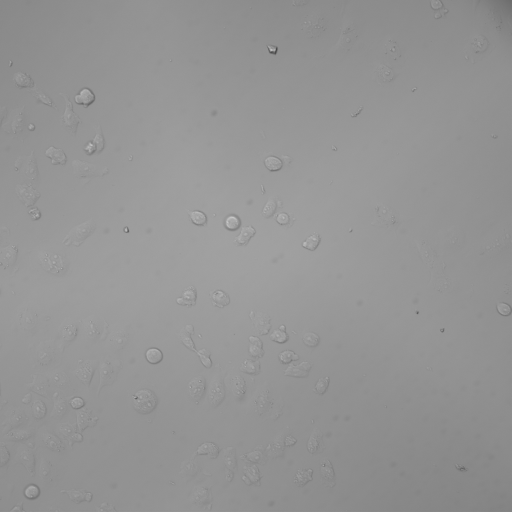
#> input picture Data/L1Data/HAC-Cit-KRAB+dox_w1DIC_s41_t251.TIF, 512 x 512 px, found by its file name
$ jupyter execute --allow-errors Lesson1-Digital_Images_Episodes.ipynb   (shell and % lines are left out)
#> lines starting #> are read from the running program, lines starting #| are printed output that depends on the picture
# Lesson 1: Digital Images

Our goal today is to understand what a digital image is and how it is commonly represented as bits and bytes. We will cover the following topics:

- EPISODE 1: Load and View Data
    - Nevigate jupyter note books (5 mins)
    - Load data file (10 mins)
    - Load and use metadata (7 mins)
    - View images (3 mins)
    - Color maps and color science (10 mins)

- EPISODE 2: Study Image
    - Histogram the pixel values in the image (8 mins)
    - Bitdepth, File size, disk space, and memory (5 mins)
    - Indexing and arrays (8 mins)
    - Errors and debugs (15 mins)

## 1.Navigate Jypyter note books
5 minuts

### Notes about jupyter notebooks:
There are two modes of the notebook cells: Edit mode and Command mode:

From Edit mode (green-selected cell that you can type into)
   - Press ESC/click outside of the edit box: enters Command mode

From Command mode (blue-marked cell)
   - "a" enters a new cell above the selected cell
   - "b" enters a new cell below the selected cell
   - "dd" deletes the selected cell
   - "y" changes the cell type to python code
   - "m" changes the cell to markdown
   - Doulbe cliking on a markdown makes it into Command mode
   - "h" pulls up a help window
   - Press ENTER/click inside of the edit box: enters edit mode

   - SHIFT-ENTER runs the cell as code or markdown and selects the cell below

### Exercise: Practice using & navigating jupyter notebooks

- Double clike on this cell.
- Change this cell between Edit mode and Command mode.
- Add a new cell above and below this cell, then delete them.
- Change this cell to python code and run.
- Change this cell to markdown and run.

### Challenge: Practise more shotcuts in the help window

## 2. Load data file
10 minuts

### Load libraries
1 minute

First some boilerplate code to make it easier to access useful libraries, and to make it easier to visualize data in the notebook.

[cell 1]

import numpy as np
import matplotlib.pyplot as plt
import seaborn as sns

"%matplotlib inline" is a magic function to sets the backend of matplotlib to the 'inline' backend, which means plotting right after commond, and saving the results.

Now the `numpy` numerical array library is available as `np`.

Plotting functions are available with `plt`.

`seaborn`'s advanced plots are accessed through `sns`. Just importing `seaborn` at all makes `Matplotlib` look nicer.

### Build a comman data path
5 minuts

Let's set some defaults for the packages we just imported, which gets rid of grid line on our image plots!

Use bash commands to:
1. Clone the repository ... XYZ ...

2. Move into this folder  ~/XYZ/StanfordBIOS254-2019, where XYZ is your directory path (i.e. /Users/ahmedelkaffas/Documents/Repositories/DataLucense/StanfordBIOS254-2019)

3. Navigate to data, and we will load:
HAC-Cit-KRAB+dox_w1DIC_s41_t251 +
HAC-Cit-KRAB+dox_w2YFPled_s41_t251 +
HAC-Cit-KRAB+dox_w3RFPled_s41_t251

[cell 2]
cd /Users/ahmedelkaffas/Documents/Repositories/DataLucense/StanfordBIOS254-2019

The images in this folder are part of an experiment to determine the effects of drug A on the cells in the image. DMSO is the solvent/vehicle for drugA.  Thus the DMSO.tif file is the control condition and the drugA.tif is the test condition

Let's make a common data path for our class.

[cell 3]
data_path = "./Data/L1Data/"

### Load image file into Jupyter notebook
4 minutes

[cell 4]
from skimage.io import imread

[cell 5]
brt_data = imread(data_path + "HAC-Cit-KRAB+dox_w1DIC_s41_" + "t251.TIF")
#> brt_data is the input picture: shape (512, 512) uint16; min 18122, max 51295, mean 38103.2
ch1_data = imread(data_path + "HAC-Cit-KRAB+dox_w3RFPled_s41_" + "t251.TIF")
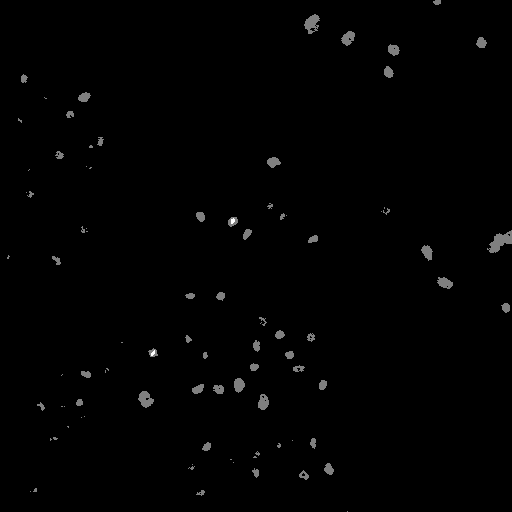
#> input picture Data/L1Data/HAC-Cit-KRAB+dox_w3RFPled_s41_t251.TIF, 512 x 512 px, found by its file name
#> ch1_data is the input picture: shape (512, 512) uint16; min 328, max 969, mean 376.4

[cell 6]
brt_data.shape #show students that you can do this with print ...
#> Out = (512, 512)

### Challenge: read in the third channel, check shape and size - what else can you learn about a NP array?
https://docs.scipy.org/doc/numpy/reference/arrays.ndarray.html#array-attributes

[cell 7]
ch2_data = imread(data_path + "HAC-Cit-KRAB+dox_w2YFPled_s41_" + "t251.TIF")
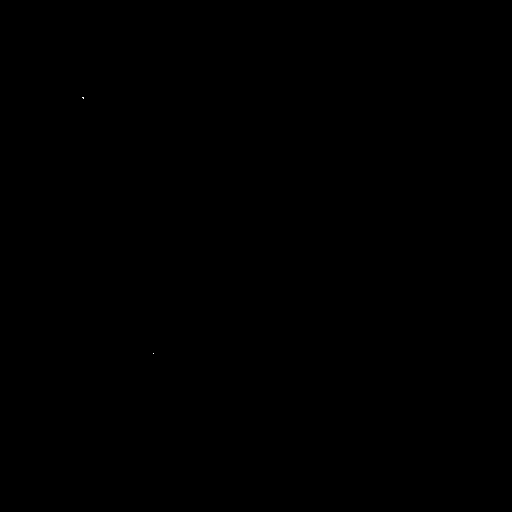
#> input picture Data/L1Data/HAC-Cit-KRAB+dox_w2YFPled_s41_t251.TIF, 512 x 512 px, found by its file name
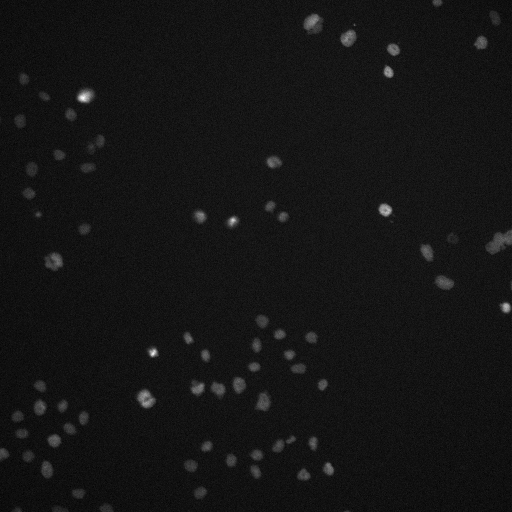
#> ch2_data: shape (512, 512) uint16; min 298, max 528, mean 317.2; drawn with min black and max white
print(ch2_data.shape)
#| (512, 512)
print(ch2_data.size)
#| 262144

(Get students to see what happend is they try to show both with and without print)

## 3. Metadata
7 minutes

`data` is a `numpy` array. it's shape indicates that it has four dimensions.  So, this file is more complex than a single two-dimensional data array.  Fortunately, our former lab member (or former self) has left behind a metadata file to decode what data are in this file.

### Load the metadata
5 minutes

Our former labmate has put the metadata into a file format called JSON. JSON files are easily loaded into python as the dictionary data type. Dictionaries in python are indexed with keys, which are strings instead of numerical indices (such as used in lists). To understand this concept, load the JSON file and examine it.

[cell 8]
import json
#> (the rest of this cell did not finish here and is left out)

#> (a cell that did not finish here is left out)

This is a bit difficult to digest, so let's work our way through the information

#> (a cell that did not finish here is left out)

#> (a cell that did not finish here is left out)

#> (a cell that did not finish here is left out)

### Exercise: Look at the information imported from the metadata file

print out the axes

#> (a cell that did not finish here is left out)

### Challenge:
Based on the metadata and the shape, what is a likely meaning of the four axes of ctl_data?

#> (a cell that did not finish here is left out)

### Use the metadata
2 minutes

It can be useful to organize your data into a dict instead of a numerical array when one of the dimensions of the array corresponds to something that is non-numerical in nature. Here, the channel dimension is stored as another dimension in the numerical array that is wt_data. To get the image corresponding to one of the channels, you would have to remember which of the channel slices corresponds to the channel you would like to see. Below we'll organize the data into a dict so that the channels can be indexed by an intuitive string and not a numerical index.

create a new dictionary that refers to one slice and all channeles

[cell 15]
ctl_slice = {}

#> (the rest of this cell did not finish here and is left out)

## 4. View image in iPython notebook
3 minutes

use seaborn package to suppress grid lines

[cell 16]
sns.set_style("dark")

get the dimensions of this single slice in pixels

[cell 17]
brt_data.shape
#> Out = (512, 512)

[cell 18]
plt.imshow(brt_data, cmap='gray')

## 5. Color maps and color science
10 mins

We had to specify how we wanted our colorless image to be rendered on our colorful screen, which is why we included `cmap=gray` (cmap for colormap).

If we wanted to visualize things in a more striking way, with false colors and more contrast, we could use a different colormap.

[cell 19]
plt.imshow(brt_data, cmap='jet')

[cell 20]
plt.imshow(brt_data, cmap = 'plasma')

### Exercise: Find your favorate color map
Which color map is better? Jet or plasma? Read the documentation for the matplotlib colormaps online and find your favorate color map.
Here is the link: https://matplotlib.org/users/colormaps.html

Any of the rainbow colormaps are bad colormaps because they are perceptually non-uniform.

## 6. Histogram the pixel values in the image
8 minutes

### Get bit depth of image
2 minutes

[cell 21]
brt_data.dtype

They are many kinds of data types. Here the data type is `uint16`.
 `uint16` means "unsigned (not negative) integer with 16 bits per pixel".

16 bits means there are $2^{16} = 65536$ possible pixel values. This means the values of the pixels can range from 0 to 65536.

Many scientific images will use 8 or even 12 bits which will have less contrast.

### Make histogram of the pixel values
6 minuts

Pixels in an image are just represented by numbers. We can get a sense for the distribution of brightness in our image by looking at a histogram of intensities. Here we don't think about an image as representing something spacial - just a collection of numbers.

Make our array into a simple 1D list of data

[cell 22]
flat_data = brt_data.flatten()

distplot=distribution plot

[cell 23]
sns.distplot(flat_data, norm_hist=True)
plt.xlabel("Pixel intensity")
plt.ylabel("Frequency in the image")
plt.xlim(0,60000)
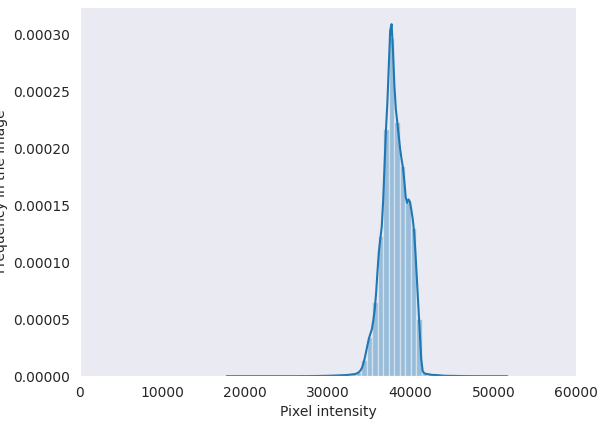
#> figure drawn by matplotlib, 1 panel; tallest bar 0.000297 high, from x = 37362.3 to 38025.8; curve peaks at x = 37693.3, y = 0.000309

### Exercise: adjust the contrast of the image

Run the following cell to look up the imshow documentation on how to adjust the contrast by specifying vmin and vmax to increase the contrast of the iamge.

#> (a cell that did not finish here is left out)

#> (a cell that did not finish here is left out)

## 7. File size, disk space, and memory
5 minutes

### The size of the file read into memory

Image files always take up $bitdepth \times x \times y \times z$ in memory.

[cell 26]
brt_data.shape
#> Out = (512, 512)

[cell 27]
2*9*819*819*3/1024/1024

1K = 1024 bytes, 1M = 1024K

The result should be the same as below:

[cell 28]
brt_data.nbytes / 1024.**2
#> Out = 0.5
